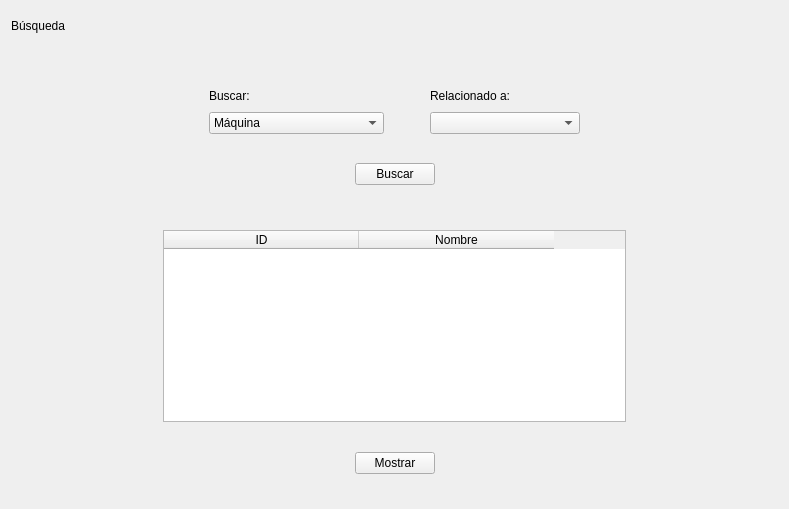
      <widget class="QWidget" name="page_19">
       <layout class="QVBoxLayout" name="verticalLayout_7">
        <item>
         <widget class="QLabel" name="label_53">
          <property name="minimumSize">
           <size>
            <width>0</width>
            <height>30</height>
           </size>
          </property>
          <property name="text">
           <string>Búsqueda</string>
          </property>
         </widget>
        </item>
        <item>
         <spacer name="verticalSpacer_73">
          <property name="orientation">
           <enum>Qt::Vertical</enum>
          </property>
          <property name="sizeHint" stdset="0">
           <size>
            <width>20</width>
            <height>39</height>
           </size>
          </property>
         </spacer>
        </item>
        <item>
         <layout class="QHBoxLayout" name="horizontalLayout_47">
          <item>
           <spacer name="horizontalSpacer_85">
            <property name="orientation">
             <enum>Qt::Horizontal</enum>
            </property>
            <property name="sizeType">
             <enum>QSizePolicy::Maximum</enum>
            </property>
            <property name="sizeHint" stdset="0">
             <size>
              <width>198</width>
              <height>17</height>
             </size>
            </property>
           </spacer>
          </item>
          <item>
           <layout class="QGridLayout" name="gridLayout_23">
            <item row="0" column="0">
             <widget class="QLabel" name="label_54">
              <property name="text">
               <string>Buscar:</string>
              </property>
             </widget>
            </item>
            <item row="0" column="1">
             <spacer name="horizontalSpacer_83">
              <property name="orientation">
               <enum>Qt::Horizontal</enum>
              </property>
              <property name="sizeHint" stdset="0">
               <size>
                <width>40</width>
                <height>20</height>
               </size>
              </property>
             </spacer>
            </item>
            <item row="0" column="2">
             <widget class="QLabel" name="label_55">
              <property name="text">
               <string>Relacionado a:</string>
              </property>
             </widget>
            </item>
            <item row="1" column="0">
             <widget class="QComboBox" name="comboBox_2">
              <property name="minimumSize">
               <size>
                <width>150</width>
                <height>0</height>
               </size>
              </property>
              <item>
               <property name="text">
                <string>Máquina</string>
               </property>
              </item>
              <item>
               <property name="text">
                <string>Herramientas</string>
               </property>
              </item>
              <item>
               <property name="text">
                <string>Consumibles</string>
               </property>
              </item>
              <item>
               <property name="text">
                <string>Servicios básicos</string>
               </property>
              </item>
              <item>
               <property name="text">
                <string>Insumos</string>
               </property>
              </item>
              <item>
               <property name="text">
                <string>Actividades de la Empresa</string>
               </property>
              </item>
              <item>
               <property name="text">
                <string>Categorías</string>
               </property>
              </item>
              <item>
               <property name="text">
                <string>Actividades de Trabajo</string>
               </property>
              </item>
              <item>
               <property name="text">
                <string>Cargos</string>
               </property>
              </item>
              <item>
               <property name="text">
                <string>Materiales</string>
               </property>
              </item>
              <item>
               <property name="text">
                <string>Servicios Externos</string>
               </property>
              </item>
             </widget>
            </item>
            <item row="1" column="1">
             <spacer name="horizontalSpacer_84">
              <property name="orientation">
               <enum>Qt::Horizontal</enum>
              </property>
              <property name="sizeHint" stdset="0">
               <size>
                <width>40</width>
                <height>20</height>
               </size>
              </property>
             </spacer>
            </item>
            <item row="1" column="2">
             <widget class="QComboBox" name="comboBox_3">
              <property name="minimumSize">
               <size>
                <width>150</width>
                <height>0</height>
               </size>
              </property>
             </widget>
            </item>
           </layout>
          </item>
          <item>
           <spacer name="horizontalSpacer_86">
            <property name="orientation">
             <enum>Qt::Horizontal</enum>
            </property>
            <property name="sizeType">
             <enum>QSizePolicy::Maximum</enum>
            </property>
            <property name="sizeHint" stdset="0">
             <size>
              <width>198</width>
              <height>17</height>
             </size>
            </property>
           </spacer>
          </item>
         </layout>
        </item>
        <item>
         <spacer name="verticalSpacer_74">
          <property name="orientation">
           <enum>Qt::Vertical</enum>
          </property>
          <property name="sizeHint" stdset="0">
           <size>
            <width>20</width>
            <height>23</height>
           </size>
          </property>
         </spacer>
        </item>
        <item>
         <layout class="QHBoxLayout" name="horizontalLayout_49">
          <item>
           <spacer name="horizontalSpacer_87">
            <property name="orientation">
             <enum>Qt::Horizontal</enum>
            </property>
            <property name="sizeHint" stdset="0">
             <size>
              <width>40</width>
              <height>20</height>
             </size>
            </property>
           </spacer>
          </item>
          <item>
           <widget class="QPushButton" name="pushButton_42">
            <property name="maximumSize">
             <size>
              <width>100</width>
              <height>16777215</height>
             </size>
            </property>
            <property name="text">
             <string>Buscar</string>
            </property>
           </widget>
          </item>
          <item>
           <spacer name="horizontalSpacer_88">
            <property name="orientation">
             <enum>Qt::Horizontal</enum>
            </property>
            <property name="sizeHint" stdset="0">
             <size>
              <width>40</width>
              <height>20</height>
             </size>
            </property>
           </spacer>
          </item>
         </layout>
        </item>
        <item>
         <spacer name="verticalSpacer_75">
          <property name="orientation">
           <enum>Qt::Vertical</enum>
          </property>
          <property name="sizeHint" stdset="0">
           <size>
            <width>20</width>
            <height>39</height>
           </size>
          </property>
         </spacer>
        </item>
        <item>
         <layout class="QHBoxLayout" name="horizontalLayout_50">
          <item>
           <spacer name="horizontalSpacer_91">
            <property name="orientation">
             <enum>Qt::Horizontal</enum>
            </property>
            <property name="sizeType">
             <enum>QSizePolicy::Maximum</enum>
            </property>
            <property name="sizeHint" stdset="0">
             <size>
              <width>152</width>
              <height>20</height>
             </size>
            </property>
           </spacer>
          </item>
          <item>
           <widget class="QTableWidget" name="tableWidget_17">
            <property name="minimumSize">
             <size>
              <width>400</width>
              <height>0</height>
             </size>
            </property>
            <property name="editTriggers">
             <set>QAbstractItemView::NoEditTriggers</set>
            </property>
            <attribute name="horizontalHeaderDefaultSectionSize">
             <number>195</number>
            </attribute>
            <attribute name="verticalHeaderVisible">
             <bool>false</bool>
            </attribute>
            <column>
             <property name="text">
              <string>ID</string>
             </property>
            </column>
            <column>
             <property name="text">
              <string>Nombre</string>
             </property>
            </column>
           </widget>
          </item>
          <item>
           <spacer name="horizontalSpacer_92">
            <property name="orientation">
             <enum>Qt::Horizontal</enum>
            </property>
            <property name="sizeType">
             <enum>QSizePolicy::Maximum</enum>
            </property>
            <property name="sizeHint" stdset="0">
             <size>
              <width>152</width>
              <height>20</height>
             </size>
            </property>
           </spacer>
          </item>
         </layout>
        </item>
        <item>
         <spacer name="verticalSpacer_77">
          <property name="orientation">
           <enum>Qt::Vertical</enum>
          </property>
          <property name="sizeHint" stdset="0">
           <size>
            <width>20</width>
            <height>24</height>
           </size>
          </property>
         </spacer>
        </item>
        <item>
         <layout class="QHBoxLayout" name="horizontalLayout_48">
          <item>
           <spacer name="horizontalSpacer_89">
            <property name="orientation">
             <enum>Qt::Horizontal</enum>
            </property>
            <property name="sizeHint" stdset="0">
             <size>
              <width>40</width>
              <height>20</height>
             </size>
            </property>
           </spacer>
          </item>
          <item>
           <widget class="QPushButton" name="pushButton_45">
            <property name="maximumSize">
             <size>
              <width>100</width>
              <height>16777215</height>
             </size>
            </property>
            <property name="text">
             <string>Mostrar</string>
            </property>
           </widget>
          </item>
          <item>
           <spacer name="horizontalSpacer_90">
            <property name="orientation">
             <enum>Qt::Horizontal</enum>
            </property>
            <property name="sizeHint" stdset="0">
             <size>
              <width>40</width>
              <height>20</height>
             </size>
            </property>
           </spacer>
          </item>
         </layout>
        </item>
        <item>
         <spacer name="verticalSpacer_76">
          <property name="orientation">
           <enum>Qt::Vertical</enum>
          </property>
          <property name="sizeHint" stdset="0">
           <size>
            <width>20</width>
            <height>24</height>
           </size>
          </property>
         </spacer>
        </item>
       </layout>
      </widget>
